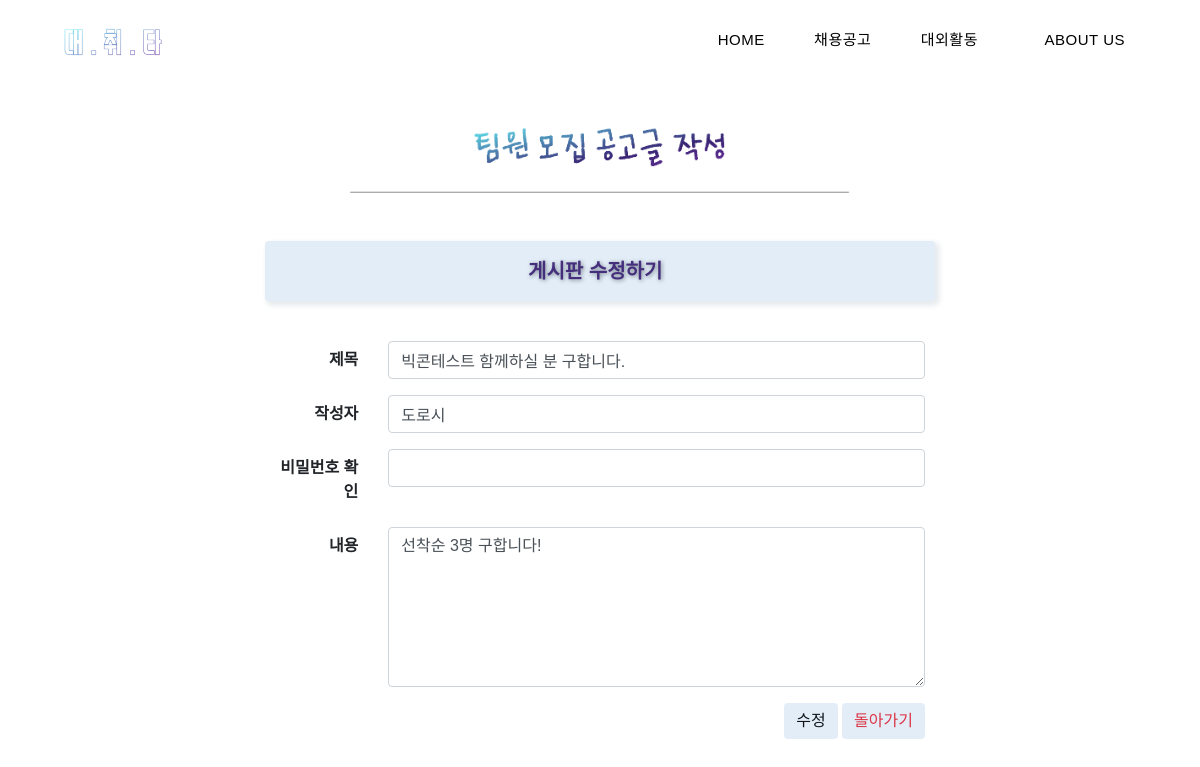
The app's page /secondapp/post/update/11 with its own data.
### secondapp/models.py (models this page shows, shortened)
class Board(models.Model):
    author = models.CharField(max_length=10, null=False)
    title = models.CharField(max_length=100, null=False)
    content = models.TextField(null=False)
    created_date = models.DateTimeField(auto_now_add=True)
    modified_date = models.DateTimeField(auto_now=True)
    password = models.CharField(max_length=10,null=True, default="None")

### secondapp/views.py (the view)
# urls.py: path('post/update/', views.update, name='update'),
def update(request,id):
    boarding = Board.objects.get(id=id)
    if request.method == 'POST' :
        if request.POST['password'] == boarding.password:
            boarding.author = request.POST['author']
            boarding.title = request.POST['title']
            boarding.content = request.POST['content']
            boarding.password = request.POST['password']
            boarding.save();
            return redirect("activity")
        else :
            return redirect("fail")
    else :
        context = { 'boarding' : boarding}
    return render(request,'update.html',context)

### secondapp/templates/update.html (shortened to what this page needs)
<!DOCTYPE html>
<html lang="en">
<head>
    {%load static%}
    <link href="{% static 'vendorY/bootstrap/css/bootstrap.min.css' %}" rel="stylesheet">
	<link rel="stylesheet" href="{% static 'assets/css/fontawesome.css' %}">
    <link rel="stylesheet" href="{% static 'assets/css/templatemo-grad-school.css' %}">
    <link rel="stylesheet" href="{% static 'assets/css/owl.css' %}">
    <link rel="stylesheet" href="{% static 'assets/css/lightbox.css' %}">
</head>
<body>
  <header id = "postheader" class="main-header clearfix" role="header" data-scroll>
    <div class="logo">
      <a href="{% url 'index' %}"><img src ="{% static 'assets/images/logo4.png' %}"  style="width:25%"></a>
    </div>
    <nav id="menu" class="main-nav" role="navigation">
      <ul id = "postul" class="main-menu" >
        <li><a href="{% url 'index' %}">Home</a></li>
        <li><a href="{% url 'hire' %}">채용공고</a></li>
        <li class="has-submenu"><a href="{% url 'activity' %}">대외활동</a>
        </li>
        <li><a href="{% url 'about' %}">About Us</a></li>
      </ul>
    </nav>
  </header>
    <div class="postbanner">
      <img src = "{% static 'assetsY/images/Ab1.png' %}" style="width : 500px ">
    </div>
 <div class="container">
        <div class="navbar navbar-dark bg-dark shadow-sm mb-3" style="background-color: #e3edf8!important;
        border: 2px solid #e3edf8; box-shadow: 3px 3px 5px 2px #e9ecef !important; border-radius: 4px; width: 670px; margin: auto; text-shadow: 1px 1px 4px #76828d; ">
            <div class="container d-flex justify-content-between" style="background-color: #e3edf8; margin-left:230px;">
                <a href="/secondapp/activity/" class="navbar-brand d-flex align-items-center">
                    <strong style="color:#452f7d;">게시판 수정하기</strong>
                </a>
            </div>
        </div>
    <form action="/secondapp/post/update/{{boarding.id}}" method="post" style="width: 650px; margin: 40px auto;">
        <div class="form-group row" >
            <label for="inputTitle" class="col-sm-2 col-form-label" style="text-align:right;" ><strong>제목</strong></label>
            <div class="col-sm-10">
                <input type="text" name="title" class="form-control" id="inputTitle" value="{{boarding.title}}">
            </div>
        </div>
        <div class="form-group row">
            <label for="inputAuthor" class="col-sm-2 col-form-label" style="text-align:right;"><strong>작성자</strong></label>
            <div class="col-sm-10">
                <input type="text" name="author" class="form-control" id="inputAuthor" value="{{boarding.author}}">
            </div>
        </div>
        <div class="form-group row">
            <label for="inputPassword" class="col-sm-2 col-form-label" style="text-align:right;"><strong>비밀번호 확인</strong></label>
            <div class="col-sm-10">
                <input type="text" name="password" class="form-control" id="inputPassword" value="{{boarding.Password}}">
            </div>
        </div>
        <div class="form-group row">
            <label for="inputContent" class="col-sm-2 col-form-label" style="text-align:right;"><strong>내용</strong></label>
            <div class="col-sm-10">
                <textarea type="text" name="content" class="form-control" id="inputContent" style=" height:160px !important;">{{ boarding.content }}</textarea>
            </div>
        </div>
        <div class="row">
            <div class="col-auto mr-auto"></div>
            <div class="col-auto">
                <input style="color: #11151a; background-color: #e3edf8; border:none; font-family: 'BMHANNAPro';" class="btn btn-info" type="submit" role="button" value="수정">
                <a style="color: #dc3545; background-color: #e3edf8; border:none;  font-family: 'BMHANNAPro'; " class="btn btn-primary" href="/secondapp/activity/" role="button">돌아가기</a>
            </div>
        </div>
    </form>
</div>
</body>
</html>

### secondapp/static/assets/css/templatemo-grad-school.css (style rules this page uses)
body { font-family: 'NanumSquare', sans-serif !important; }
a { color: #3CF; text-decoration: none; }
ul { padding: 0px; margin: 0px; list-style: none; }
.main-header { background-color: #11151a; height: 80px; position: fixed; width: 100%; top: 0; z-index:1000; list-style:none; -webkit-transition:.5s; -moz-transition:.5s; transition:.5s; }
.main-header .logo { float: left; line-height: 80px; padding-left: 60px; }
.main-header .logo a { font-size: 18px; text-transform: uppercase; color: #fff; font-family: 'MapoPeacefull'; }
.main-menu { float: right; padding-right: 60px; }
.main-menu li { display: inline-block; line-height: 79px; margin-left: 15px; position: relative; }
.main-menu li:first-child { margin-left: 0px; }
.main-menu li a { padding: 10px 15px; font-size: 15px; text-transform: uppercase; letter-spacing: 0.5px; font-weight: 500; color: #F4F5F9; transition: all 0.5s; }
.main-menu li.has-submenu a:after { content: '\f107'; font-family: "FontAwesome"; margin-left: 5px; }

### secondapp/templates/update.html (style rules this page uses)
#postheader { background-color : white; }
#postul a { color:black; }
body { margin-top:10% ; }
.postbanner { padding-bottom: 4%; text-align: center; }

### records on screen
Board: title "빅콘테스트 함께하실 분 구합니다.", author "도로시", content "선착순 3명 구합니다!"
